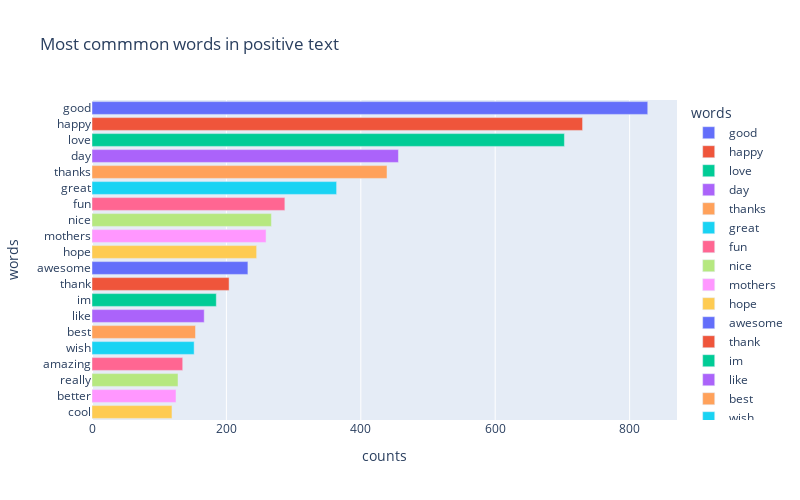

Notebook source saved alongside this figure:
### Code cell
df_positive = pd.DataFrame(Counter(
            chain.from_iterable(positive_tweets.selected_text.str.split())).most_common(20), 
                 columns=['words', 'counts'])

fig = px.bar(df_positive, x="counts", y="words", 
             title='Most commmon words in positive text', 
             orientation='h', width=800, height=500, color='words')
fig.show()

### Figure 1 — Plotly figure (JSON) as saved in the notebook; plotly's stock layout.template omitted (floating-point values rounded to 4 significant figures)
{"data": [{"alignmentgroup": "True", "hovertemplate": "words=%{y}<br>counts=%{x}<extra></extra>", "legendgroup": "good", "marker": {"color": "#636efa"}, "name": "good", "offsetgroup": "good", "orientation": "h", "showlegend": true, "textposition": "auto", "type": "bar", "x": [827], "xaxis": "x", "y": ["good"], "yaxis": "y"}, {"alignmentgroup": "True", "hovertemplate": "words=%{y}<br>counts=%{x}<extra></extra>", "legendgroup": "happy", "marker": {"color": "#EF553B"}, "name": "happy", "offsetgroup": "happy", "orientation": "h", "showlegend": true, "textposition": "auto", "type": "bar", "x": [730], "xaxis": "x", "y": ["happy"], "yaxis": "y"}, {"alignmentgroup": "True", "hovertemplate": "words=%{y}<br>counts=%{x}<extra></extra>", "legendgroup": "love", "marker": {"color": "#00cc96"}, "name": "love", "offsetgroup": "love", "orientation": "h", "showlegend": true, "textposition": "auto", "type": "bar", "x": [703], "xaxis": "x", "y": ["love"], "yaxis": "y"}, {"alignmentgroup": "True", "hovertemplate": "words=%{y}<br>counts=%{x}<extra></extra>", "legendgroup": "day", "marker": {"color": "#ab63fa"}, "name": "day", "offsetgroup": "day", "orientation": "h", "showlegend": true, "textposition": "auto", "type": "bar", "x": [456], "xaxis": "x", "y": ["day"], "yaxis": "y"}, {"alignmentgroup": "True", "hovertemplate": "words=%{y}<br>counts=%{x}<extra></extra>", "legendgroup": "thanks", "marker": {"color": "#FFA15A"}, "name": "thanks", "offsetgroup": "thanks", "orientation": "h", "showlegend": true, "textposition": "auto", "type": "bar", "x": [439], "xaxis": "x", "y": ["thanks"], "yaxis": "y"}, {"alignmentgroup": "True", "hovertemplate": "words=%{y}<br>counts=%{x}<extra></extra>", "legendgroup": "great", "marker": {"color": "#19d3f3"}, "name": "great", "offsetgroup": "great", "orientation": "h", "showlegend": true, "textposition": "auto", "type": "bar", "x": [364], "xaxis": "x", "y": ["great"], "yaxis": "y"}, {"alignmentgroup": "True", "hovertemplate": "words=%{y}<br>counts=%{x}<extra></extra>", "legendgroup": "fun", "marker": {"color": "#FF6692"}, "name": "fun", "offsetgroup": "fun", "orientation": "h", "showlegend": true, "textposition": "auto", "type": "bar", "x": [287], "xaxis": "x", "y": ["fun"], "yaxis": "y"}, {"alignmentgroup": "True", "hovertemplate": "words=%{y}<br>counts=%{x}<extra></extra>", "legendgroup": "nice", "marker": {"color": "#B6E880"}, "name": "nice", "offsetgroup": "nice", "orientation": "h", "showlegend": true, "textposition": "auto", "type": "bar", "x": [267], "xaxis": "x", "y": ["nice"], "yaxis": "y"}, {"alignmentgroup": "True", "hovertemplate": "words=%{y}<br>counts=%{x}<extra></extra>", "legendgroup": "mothers", "marker": {"color": "#FF97FF"}, "name": "mothers", "offsetgroup": "mothers", "orientation": "h", "showlegend": true, "textposition": "auto", "type": "bar", "x": [259], "xaxis": "x", "y": ["mothers"], "yaxis": "y"}, {"alignmentgroup": "True", "hovertemplate": "words=%{y}<br>counts=%{x}<extra></extra>", "legendgroup": "hope", "marker": {"color": "#FECB52"}, "name": "hope", "offsetgroup": "hope", "orientation": "h", "showlegend": true, "textposition": "auto", "type": "bar", "x": [245], "xaxis": "x", "y": ["hope"], "yaxis": "y"}, {"alignmentgroup": "True", "hovertemplate": "words=%{y}<br>counts=%{x}<extra></extra>", "legendgroup": "awesome", "marker": {"color": "#636efa"}, "name": "awesome", "offsetgroup": "awesome", "orientation": "h", "showlegend": true, "textposition": "auto", "type": "bar", "x": [232], "xaxis": "x", "y": ["awesome"], "yaxis": "y"}, {"alignmentgroup": "True", "hovertemplate": "words=%{y}<br>counts=%{x}<extra></extra>", "legendgroup": "thank", "marker": {"color": "#EF553B"}, "name": "thank", "offsetgroup": "thank", "orientation": "h", "showlegend": true, "textposition": "auto", "type": "bar", "x": [204], "xaxis": "x", "y": ["thank"], "yaxis": "y"}, {"alignmentgroup": "True", "hovertemplate": "words=%{y}<br>counts=%{x}<extra></extra>", "legendgroup": "im", "marker": {"color": "#00cc96"}, "name": "im", "offsetgroup": "im", "orientation": "h", "showlegend": true, "textposition": "auto", "type": "bar", "x": [185], "xaxis": "x", "y": ["im"], "yaxis": "y"}, {"alignmentgroup": "True", "hovertemplate": "words=%{y}<br>counts=%{x}<extra></extra>", "legendgroup": "like", "marker": {"color": "#ab63fa"}, "name": "like", "offsetgroup": "like", "orientation": "h", "showlegend": true, "textposition": "auto", "type": "bar", "x": [167], "xaxis": "x", "y": ["like"], "yaxis": "y"}, {"alignmentgroup": "True", "hovertemplate": "words=%{y}<br>counts=%{x}<extra></extra>", "legendgroup": "best", "marker": {"color": "#FFA15A"}, "name": "best", "offsetgroup": "best", "orientation": "h", "showlegend": true, "textposition": "auto", "type": "bar", "x": [154], "xaxis": "x", "y": ["best"], "yaxis": "y"}, {"alignmentgroup": "True", "hovertemplate": "words=%{y}<br>counts=%{x}<extra></extra>", "legendgroup": "wish", "marker": {"color": "#19d3f3"}, "name": "wish", "offsetgroup": "wish", "orientation": "h", "showlegend": true, "textposition": "auto", "type": "bar", "x": [152], "xaxis": "x", "y": ["wish"], "yaxis": "y"}, {"alignmentgroup": "True", "hovertemplate": "words=%{y}<br>counts=%{x}<extra></extra>", "legendgroup": "amazing", "marker": {"color": "#FF6692"}, "name": "amazing", "offsetgroup": "amazing", "orientation": "h", "showlegend": true, "textposition": "auto", "type": "bar", "x": [135], "xaxis": "x", "y": ["amazing"], "yaxis": "y"}, {"alignmentgroup": "True", "hovertemplate": "words=%{y}<br>counts=%{x}<extra></extra>", "legendgroup": "really", "marker": {"color": "#B6E880"}, "name": "really", "offsetgroup": "really", "orientation": "h", "showlegend": true, "textposition": "auto", "type": "bar", "x": [128], "xaxis": "x", "y": ["really"], "yaxis": "y"}, {"alignmentgroup": "True", "hovertemplate": "words=%{y}<br>counts=%{x}<extra></extra>", "legendgroup": "better", "marker": {"color": "#FF97FF"}, "name": "better", "offsetgroup": "better", "orientation": "h", "showlegend": true, "textposition": "auto", "type": "bar", "x": [125], "xaxis": "x", "y": ["better"], "yaxis": "y"}, {"alignmentgroup": "True", "hovertemplate": "words=%{y}<br>counts=%{x}<extra></extra>", "legendgroup": "cool", "marker": {"color": "#FECB52"}, "name": "cool", "offsetgroup": "cool", "orientation": "h", "showlegend": true, "textposition": "auto", "type": "bar", "x": [119], "xaxis": "x", "y": ["cool"], "yaxis": "y"}], "layout": {"barmode": "relative", "height": 500, "legend": {"title": {"text": "words"}, "tracegroupgap": 0}, "title": {"text": "Most commmon words in positive text"}, "width": 800, "xaxis": {"anchor": "y", "domain": [0, 1], "title": {"text": "counts"}}, "yaxis": {"anchor": "x", "categoryarray": ["cool", "better", "really", "amazing", "wish", "best", "like", "im", "thank", "awesome", "hope", "mothers", "nice", "fun", "great", "thanks", "day", "love", "happy", "good"], "categoryorder": "array", "domain": [0, 1], "title": {"text": "words"}}}}
